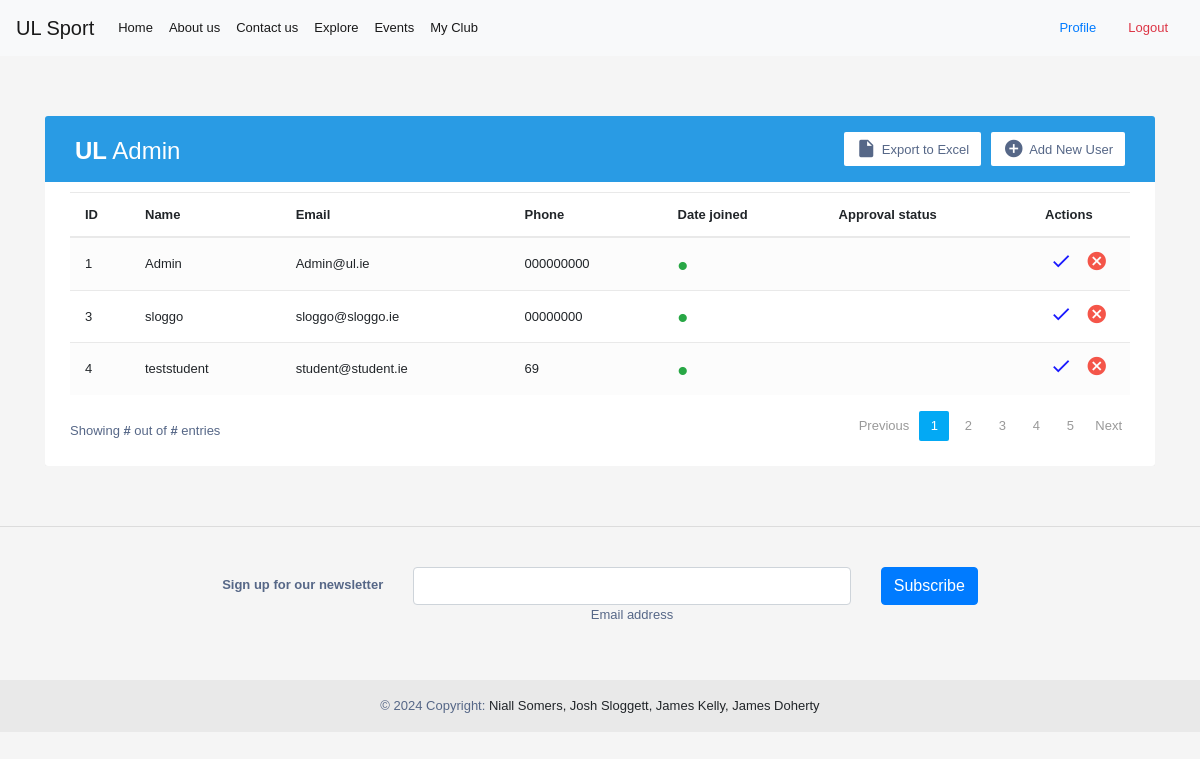
The app's page /myclub (signed in) with its own data.
### tables this page shows
CREATE TABLE ClubMemberships (
    MembershipID INTEGER PRIMARY KEY AUTOINCREMENT,
    UserID INTEGER,
    ClubID INTEGER,
    RequestStatus TEXT DEFAULT 'Pending',
    CreatedAt TIMESTAMP DEFAULT CURRENT_TIMESTAMP,
    UpdatedAt TIMESTAMP DEFAULT CURRENT_TIMESTAMP ,
    FOREIGN KEY (UserID) REFERENCES Users(UserID),
    FOREIGN KEY (ClubID) REFERENCES Clubs(ClubID)
);

CREATE TABLE Users (
    UserID INTEGER PRIMARY KEY AUTOINCREMENT,
    Username TEXT NOT NULL,
    Password TEXT NOT NULL,
    Contact TEXT NOT NULL,
    Email TEXT NOT NULL,
    Role TEXT NOT NULL,
    ApprovalStatus TEXT DEFAULT 'Pending',
    CreatedAt TIMESTAMP DEFAULT CURRENT_TIMESTAMP,
    UpdatedAt TIMESTAMP DEFAULT CURRENT_TIMESTAMP
);

### permissionpages.py (the view)
def myclub():
    if current_user is None:
        return render_template('/home.html',)
    else:
        conn = db.connect('db/user_data.db')
        cursor = conn.cursor()
        conn = db.connect('db/user_data.db')
        cursor = conn.cursor()
        cursor.execute('SELECT Role FROM Users WHERE UserID = ?', (current_user.id,))
        role_data = cursor.fetchone()
        cursor.execute('SELECT * FROM Clubs WHERE CoordinatorID = ?', (current_user.id,))
        club_owner = cursor.fetchone()
        if role_data[0] == 'Coordinator' and club_owner:
            cursor.execute('''
                        SELECT u.UserID, u.Username, u.Contact, u.Email, c.RequestStatus
                        FROM Users u
                        JOIN ClubMemberships c ON u.UserID = c.UserID
                        WHERE c.ClubID = ?
                    ''', (club_owner[0],))
            club_users = cursor.fetchall()
            return render_template('/myclubmanage.html', current_user=current_user, club_data=club_owner, club_users=club_users)
        elif role_data[0] == 'Coordinator' and club_owner is None:
            return render_template('/myclubcreate.html', current_user=current_user)

### app.py (called while the page is built, shortened)
@login_manager.user_loader
def load_user(user_id):
    conn = db.connect('db/user_data.db')
    cursor = conn.cursor()
    cursor.execute('SELECT * FROM Users WHERE UserID = ?', (user_id,))
    user_data = cursor.fetchone()
    conn.close()
    if user_data:
        return auth.User(user_data[0], user_data[1])

@app.context_processor
def utility_processor():
    def current_user_data():
        if current_user.is_authenticated:
            conn = db.connect('db/user_data.db')
            cursor = conn.cursor()
            cursor.execute('SELECT * FROM Users WHERE UserID = ?', (current_user.id,))
            currentUsrData = cursor.fetchone()
            userData = auth.USERDATA(
                currentUsrData[1],
                currentUsrData[3],
                currentUsrData[4],
                currentUsrData[5],
                currentUsrData[6]
            )
            return userData
    return dict(user_data=current_user_data())

### templates/myclubmanage.html (shortened to what this page needs)
{% extends "base.html" %}
{% block content %}
{% if user_data.role == 'Coordinator' %}
<div class="container-xl">
    <div class="table-responsive">
        <div class="table-wrapper">
            <div class="table-title">
                <div class="row">
                    <div class="col-sm-5">
                        <h2><b>UL</b> Admin</h2>
                    </div>
                    <div class="col-sm-7">
                        <a href="#" class="btn btn-secondary"><i class="material-icons">&#xE147;</i> <span>Add New User</span></a>
                        <a href="#" class="btn btn-secondary"><i class="material-icons">&#xE24D;</i> <span>Export to Excel</span></a>
                    </div>
                </div>
            </div>
            <table class="table table-striped table-hover">
                <thead>
                    <tr>
                        <th>ID</th>
                        <th>Name</th>
                        <th>Email</th>
                        <th>Phone</th>
                        <th>Date joined</th>
                        <th>Approval status</th>
                        <th>Actions</th>
                    </tr>
                </thead>
                <tbody>
                {% for data in club_users %}
                    <tr>
                        <td>{{data[0]}}</td>
                        <td>{{data[1]}}</td>
                        <td>{{data[3]}}</td>
                        <td>{{data[2]}}</td>
                        <form method="post" action="{{ url_for('updateClubMember') }}">
                            {% if data[6] != "Pending" %}
                                <td><input type="hidden" name="approval" value="on"/><span class="status text-success">&bull;</span> {{data[6]}}</td>
                            {% else %}
                                <td><input type="checkbox" name="approval"/><span class="status text-danger">&bull;</span> {{data[6]}}</td>
                            {% endif %}
                            <td>{{data[5]}}</td>
                            <td>
                                  <button type="submit" style="background: transparent; border: 0; padding: 0; color: blue;" class="update-user" title="Update User" data-toggle="tooltip">
                                    <i class="material-icons">&#xE5CA;</i>
                                  </button>
                                <a href="#" class="delete" title="Delete" data-toggle="tooltip"><i class="material-icons">&#xE5C9;</i></a>
                            </td>
                        </form>
                    </tr>
                    {% endfor %}
                </tbody>
            </table>
            <div class="clearfix">
                <div class="hint-text">Showing <b>#</b> out of <b>#</b> entries</div>
                <ul class="pagination">
                    <li class="page-item disabled"><a href="#">Previous</a></li>
                    <li class="page-item active"><a href="#" class="page-link">1</a></li>
                    <li class="page-item"><a href="#" class="page-link">2</a></li>
                    <li class="page-item "><a href="#" class="page-link">3</a></li>
                    <li class="page-item"><a href="#" class="page-link">4</a></li>
                    <li class="page-item"><a href="#" class="page-link">5</a></li>
                    <li class="page-item"><a href="#" class="page-link">Next</a></li>
                </ul>
            </div>
        </div>
    </div>
</div>
        {% else %}
        <p>{{current_user.username}} is not authorized to access this page!</p>
        {% endif %}
{% endblock %}

### templates/base.html (style rules this page uses)
body { min-height: 100vh; overflow-x: hidden; }

### templates/myclubmanage.html (style rules this page uses)
body { color: #566787; background: #f5f5f5; font-family: 'Varela Round', sans-serif; font-size: 13px; }
.table-responsive { margin: 30px 0; }
.table-wrapper { min-width: 1000px; background: #fff; padding: 20px 25px; border-radius: 3px; box-shadow: 0 1px 1px rgba(0,0,0,.05); }
.table-title { padding-bottom: 15px; background: #299be4; color: #fff; padding: 16px 30px; margin: -20px -25px 10px; border-radius: 3px 3px 0 0; }
.table-title h2 { margin: 5px 0 0; font-size: 24px; }
.table-title .btn { color: #566787; float: right; font-size: 13px; background: #fff; border: none; min-width: 50px; border-radius: 2px; border: none; outline: none !important; margin-left: 10px; }
.table-title .btn i { float: left; font-size: 21px; margin-right: 5px; }
.table-title .btn span { float: left; margin-top: 2px; }
table.table tr th, table.table tr td { border-color: #e9e9e9; padding: 12px 15px; vertical-align: middle; }
table.table tr th:first-child { width: 60px; }
table.table tr th:last-child { width: 100px; }
table.table-striped tbody tr:nth-of-type(odd) { background-color: #fcfcfc; }
table.table td:last-child i { opacity: 0.9; font-size: 22px; margin: 0 5px; }
table.table td a { font-weight: bold; color: #566787; display: inline-block; text-decoration: none; }
table.table td a.delete { color: #F44336; }
table.table td i { font-size: 19px; }
.status { font-size: 30px; margin: 2px 2px 0 0; display: inline-block; vertical-align: middle; line-height: 10px; }
.text-success { color: #10c469; }
.pagination { float: right; margin: 0 0 5px; }
.pagination li a { border: none; font-size: 13px; min-width: 30px; min-height: 30px; color: #999; margin: 0 2px; line-height: 30px; border-radius: 2px !important; text-align: center; padding: 0 6px; }
.pagination li.active a, .pagination li.active a.page-link { background: #03A9F4; }
.hint-text { float: left; margin-top: 10px; font-size: 13px; }

### records on screen
ClubMemberships: UserID "1", Username "Admin", Email "Admin@ul.ie", Contact "000000000"
ClubMemberships: UserID "3", Username "sloggo", Email "sloggo@sloggo.ie", Contact "00000000"
ClubMemberships: UserID "4", Username "teststudent", Email "student@student.ie", Contact "69"
